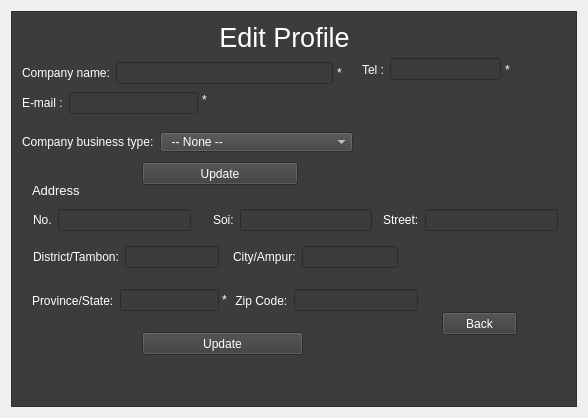
<?xml version="1.0" encoding="UTF-8"?>
<ui version="4.0">
 <class>Form</class>
 <widget class="QWidget" name="Form">
  <property name="geometry">
   <rect>
    <x>0</x>
    <y>0</y>
    <width>588</width>
    <height>418</height>
   </rect>
  </property>
  <property name="windowTitle">
   <string>Form</string>
  </property>
  <property name="styleSheet">
   <string notr="true">QWidget{
	background-image: url(:/bg/grey.png);
	color: white
}

QComboBox{
	
	background-color: rgb(65, 65, 65);
}</string>
  </property>
  <layout class="QGridLayout" name="gridLayout_4">
   <item row="0" column="0">
    <widget class="QScrollArea" name="scrollArea">
     <property name="styleSheet">
      <string notr="true">QWidget{
	background-color: rgb(60,60,60);
	font: &quot;Arial&quot;;
	color: white;
}
QComboBox{
	background-color: rgb(65, 65, 65);
}
QLabel#error_label_add{
	color: red;
}
QLabel#error_label_prof{
	color: red;
}
</string>
     </property>
     <property name="widgetResizable">
      <bool>true</bool>
     </property>
     <widget class="QWidget" name="scrollAreaWidgetContents">
      <property name="geometry">
       <rect>
        <x>0</x>
        <y>0</y>
        <width>568</width>
        <height>398</height>
       </rect>
      </property>
      <widget class="QLabel" name="label">
       <property name="geometry">
        <rect>
         <x>132</x>
         <y>9</y>
         <width>281</width>
         <height>33</height>
        </rect>
       </property>
       <property name="font">
        <font>
         <pointsize>20</pointsize>
        </font>
       </property>
       <property name="text">
        <string>Edit Profile</string>
       </property>
       <property name="alignment">
        <set>Qt::AlignCenter</set>
       </property>
      </widget>
      <widget class="QPushButton" name="pushButton_updateCompany">
       <property name="geometry">
        <rect>
         <x>130</x>
         <y>150</y>
         <width>156</width>
         <height>23</height>
        </rect>
       </property>
       <property name="text">
        <string>Update</string>
       </property>
      </widget>
      <widget class="QLabel" name="label_6">
       <property name="geometry">
        <rect>
         <x>20</x>
         <y>170</y>
         <width>51</width>
         <height>16</height>
        </rect>
       </property>
       <property name="font">
        <font>
         <pointsize>10</pointsize>
        </font>
       </property>
       <property name="text">
        <string>Address</string>
       </property>
      </widget>
      <widget class="QLabel" name="error_label_add">
       <property name="geometry">
        <rect>
         <x>80</x>
         <y>360</y>
         <width>371</width>
         <height>16</height>
        </rect>
       </property>
       <property name="text">
        <string/>
       </property>
      </widget>
      <widget class="QLabel" name="error_label_prof">
       <property name="geometry">
        <rect>
         <x>210</x>
         <y>80</y>
         <width>361</width>
         <height>20</height>
        </rect>
       </property>
       <property name="text">
        <string/>
       </property>
      </widget>
      <widget class="QWidget" name="layoutWidget">
       <property name="geometry">
        <rect>
         <x>10</x>
         <y>50</y>
         <width>311</width>
         <height>22</height>
        </rect>
       </property>
       <layout class="QHBoxLayout" name="horizontalLayout">
        <item>
         <widget class="QLabel" name="label_2">
          <property name="text">
           <string>Company name:</string>
          </property>
         </widget>
        </item>
        <item>
         <widget class="QLineEdit" name="lineEdit_comp_name">
          <property name="text">
           <string/>
          </property>
         </widget>
        </item>
       </layout>
      </widget>
      <widget class="QWidget" name="layoutWidget">
       <property name="geometry">
        <rect>
         <x>21</x>
         <y>197</y>
         <width>158</width>
         <height>22</height>
        </rect>
       </property>
       <layout class="QHBoxLayout" name="horizontalLayout_5">
        <item>
         <widget class="QLabel" name="label_8">
          <property name="text">
           <string>No.</string>
          </property>
         </widget>
        </item>
        <item>
         <widget class="QLineEdit" name="lineEdit_houseNo"/>
        </item>
       </layout>
      </widget>
      <widget class="QWidget" name="layoutWidget">
       <property name="geometry">
        <rect>
         <x>201</x>
         <y>197</y>
         <width>159</width>
         <height>22</height>
        </rect>
       </property>
       <layout class="QHBoxLayout" name="horizontalLayout_6">
        <item>
         <widget class="QLabel" name="label_11">
          <property name="text">
           <string>Soi:</string>
          </property>
         </widget>
        </item>
        <item>
         <widget class="QLineEdit" name="lineEdit_soi"/>
        </item>
       </layout>
      </widget>
      <widget class="QWidget" name="layoutWidget">
       <property name="geometry">
        <rect>
         <x>371</x>
         <y>197</y>
         <width>175</width>
         <height>22</height>
        </rect>
       </property>
       <layout class="QHBoxLayout" name="horizontalLayout_7">
        <item>
         <widget class="QLabel" name="label_15">
          <property name="text">
           <string>Street:</string>
          </property>
         </widget>
        </item>
        <item>
         <widget class="QLineEdit" name="lineEdit_street"/>
        </item>
       </layout>
      </widget>
      <widget class="QWidget" name="layoutWidget">
       <property name="geometry">
        <rect>
         <x>21</x>
         <y>227</y>
         <width>186</width>
         <height>36</height>
        </rect>
       </property>
       <layout class="QHBoxLayout" name="horizontalLayout_8">
        <item>
         <widget class="QLabel" name="label_17">
          <property name="text">
           <string>District/Tambon:</string>
          </property>
         </widget>
        </item>
        <item>
         <widget class="QLineEdit" name="lineEdit_district"/>
        </item>
       </layout>
      </widget>
      <widget class="QWidget" name="layoutWidget">
       <property name="geometry">
        <rect>
         <x>221</x>
         <y>227</y>
         <width>165</width>
         <height>36</height>
        </rect>
       </property>
       <layout class="QHBoxLayout" name="horizontalLayout_9">
        <item>
         <widget class="QLabel" name="label_13">
          <property name="text">
           <string>City/Ampur:</string>
          </property>
         </widget>
        </item>
        <item>
         <widget class="QLineEdit" name="lineEdit_city">
          <property name="text">
           <string/>
          </property>
         </widget>
        </item>
       </layout>
      </widget>
      <widget class="QWidget" name="layoutWidget">
       <property name="geometry">
        <rect>
         <x>20</x>
         <y>270</y>
         <width>187</width>
         <height>37</height>
        </rect>
       </property>
       <layout class="QHBoxLayout" name="horizontalLayout_10">
        <item>
         <widget class="QLabel" name="label_14">
          <property name="text">
           <string>Province/State:</string>
          </property>
         </widget>
        </item>
        <item>
         <widget class="QLineEdit" name="lineEdit_state">
          <property name="text">
           <string/>
          </property>
         </widget>
        </item>
       </layout>
      </widget>
      <widget class="QWidget" name="layoutWidget">
       <property name="geometry">
        <rect>
         <x>220</x>
         <y>270</y>
         <width>186</width>
         <height>37</height>
        </rect>
       </property>
       <layout class="QHBoxLayout" name="horizontalLayout_11">
        <item>
         <widget class="QLabel" name="label_16">
          <property name="text">
           <string> Zip Code:</string>
          </property>
         </widget>
        </item>
        <item>
         <widget class="QLineEdit" name="lineEdit_zip"/>
        </item>
       </layout>
      </widget>
      <widget class="QWidget" name="layoutWidget">
       <property name="geometry">
        <rect>
         <x>10</x>
         <y>120</y>
         <width>331</width>
         <height>20</height>
        </rect>
       </property>
       <layout class="QHBoxLayout" name="horizontalLayout_12" stretch="1,3">
        <item>
         <widget class="QLabel" name="label_5">
          <property name="text">
           <string>Company business type:</string>
          </property>
         </widget>
        </item>
        <item>
         <widget class="QComboBox" name="comboBox_Business">
          <item>
           <property name="text">
            <string>  -- None --</string>
           </property>
          </item>
          <item>
           <property name="text">
            <string>Alocohol</string>
           </property>
          </item>
          <item>
           <property name="text">
            <string>Construction</string>
           </property>
          </item>
          <item>
           <property name="text">
            <string>Domestic</string>
           </property>
          </item>
          <item>
           <property name="text">
            <string>Financial instructor</string>
           </property>
          </item>
          <item>
           <property name="text">
            <string>Health Service</string>
           </property>
          </item>
          <item>
           <property name="text">
            <string>Manufacturer</string>
           </property>
          </item>
          <item>
           <property name="text">
            <string>Mining</string>
           </property>
          </item>
          <item>
           <property name="text">
            <string>Retail sales</string>
           </property>
          </item>
          <item>
           <property name="text">
            <string>Service</string>
           </property>
          </item>
          <item>
           <property name="text">
            <string>Transportation</string>
           </property>
          </item>
         </widget>
        </item>
       </layout>
      </widget>
      <widget class="QWidget" name="layoutWidget">
       <property name="geometry">
        <rect>
         <x>350</x>
         <y>40</y>
         <width>139</width>
         <height>35</height>
        </rect>
       </property>
       <layout class="QHBoxLayout" name="horizontalLayout_3">
        <item>
         <widget class="QLabel" name="label_3">
          <property name="text">
           <string>Tel :</string>
          </property>
         </widget>
        </item>
        <item>
         <widget class="QLineEdit" name="lineEdit_tel"/>
        </item>
       </layout>
      </widget>
      <widget class="QWidget" name="layoutWidget">
       <property name="geometry">
        <rect>
         <x>10</x>
         <y>80</y>
         <width>176</width>
         <height>22</height>
        </rect>
       </property>
       <layout class="QHBoxLayout" name="horizontalLayout_2">
        <item>
         <widget class="QLabel" name="label_4">
          <property name="text">
           <string>E-mail :</string>
          </property>
         </widget>
        </item>
        <item>
         <widget class="QLineEdit" name="lineEdit_web">
          <property name="text">
           <string/>
          </property>
         </widget>
        </item>
       </layout>
      </widget>
      <widget class="QPushButton" name="pushButton_CancelCompAdd">
       <property name="geometry">
        <rect>
         <x>430</x>
         <y>300</y>
         <width>75</width>
         <height>23</height>
        </rect>
       </property>
       <property name="text">
        <string>Back</string>
       </property>
      </widget>
      <widget class="QPushButton" name="pushButton_UpdateCompAdd">
       <property name="geometry">
        <rect>
         <x>130</x>
         <y>320</y>
         <width>161</width>
         <height>23</height>
        </rect>
       </property>
       <property name="text">
        <string>Update</string>
       </property>
      </widget>
      <widget class="QLabel" name="label_7">
       <property name="geometry">
        <rect>
         <x>325</x>
         <y>53</y>
         <width>10</width>
         <height>16</height>
        </rect>
       </property>
       <property name="text">
        <string>*</string>
       </property>
      </widget>
      <widget class="QLabel" name="label_9">
       <property name="geometry">
        <rect>
         <x>493</x>
         <y>50</y>
         <width>10</width>
         <height>16</height>
        </rect>
       </property>
       <property name="text">
        <string>*</string>
       </property>
      </widget>
      <widget class="QLabel" name="label_10">
       <property name="geometry">
        <rect>
         <x>190</x>
         <y>80</y>
         <width>10</width>
         <height>16</height>
        </rect>
       </property>
       <property name="text">
        <string>*</string>
       </property>
      </widget>
      <widget class="QLabel" name="label_12">
       <property name="geometry">
        <rect>
         <x>210</x>
         <y>280</y>
         <width>10</width>
         <height>16</height>
        </rect>
       </property>
       <property name="text">
        <string>*</string>
       </property>
      </widget>
     </widget>
    </widget>
   </item>
  </layout>
 </widget>
 <resources>
  <include location="../resource_pic/source.qrc"/>
 </resources>
 <connections/>
</ui>
